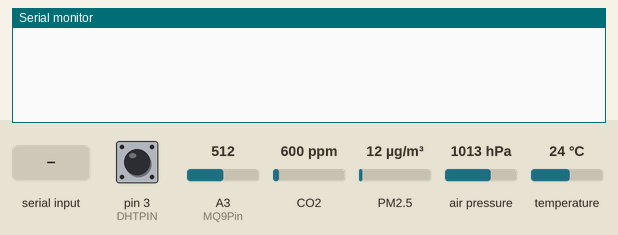
Simulated run of this sketch. Board: Arduino Nano, built with avr-gcc and run on an emulated ATmega328P. On the bench: the last lines printed to the serial monitor. Wiring (inferred from the names in the program): dust sensor: data pin 8. The test bench sets the inputs (shaded band); at power-on: pin 3 (DHTPIN) HIGH, A3 (MQ9Pin) = 512, CO2 600 ppm, PM2.5 12 µg/m³, air pressure 1013 hPa, temperature 24 °C.

Above: at 1.3 s.
1.4 s: "1" received over Serial
At 2.28 s:
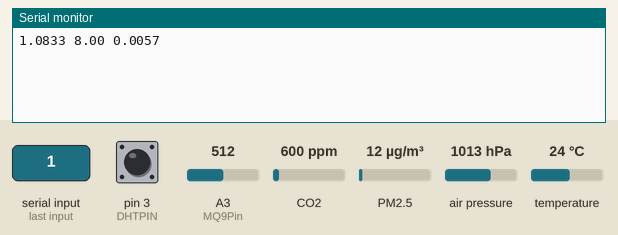
At 3.3 s:
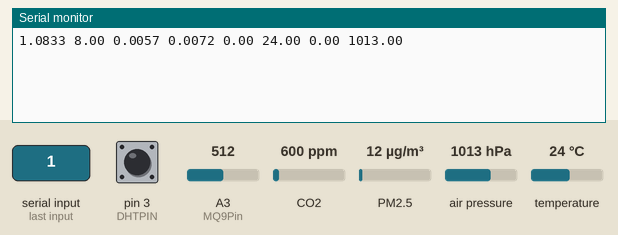

Measured:
- after the input at 1.4 s, the serial monitor: prints a new line after 0.67 s (image 1)

The sketch:

Diploma_in_database.ino
```cpp
#include <MQ135.h>
#include <MQ9.h>
#include "DHT.h"
#include <SFE_BMP180.h>
#include <Wire.h>
#define MQ135Pin A6// аналоговый выход MQ135 подключен к пину A6 Arduino
#define MQ9Pin A3
#define DHTPIN 3
SFE_BMP180 pressure;             // Объявляем переменную для доступа к SFE_BMP180

MQ135 mq135 = MQ135( MQ135Pin);  // инициализация объекта датчика
MQ9 mq9( MQ9Pin);
DHT dht(DHTPIN, DHT11);
/*Для пыли*/
int pin = 8;
unsigned long duration;
unsigned long starttime;
unsigned long sampletime_ms = 30000;
unsigned long lowpulseoccupancy = 0;
float ratio = 0;
float concentration = 0;
/*---------*/
void setup() {
  Serial.begin(9600); // последовательный порт для отображения данных
  mq9.calibrate();
  mq9.getRo();
  dht.begin();
 pressure.begin(); // Инициализация датчика
 pinMode(8,INPUT);
 starttime = millis(); //задержка для измерерния пыли

}

void loop() {
/*---------------------------------------------------------------------- ПЫЛЬ*/
   duration = pulseIn(pin, LOW);
   lowpulseoccupancy = lowpulseoccupancy+duration;
 if ((millis()-starttime) > sampletime_ms)
  {

 ratio = lowpulseoccupancy/(sampletime_ms*10.0);  // Integer percentage 0=>100
 concentration = 1.1*pow(ratio,3)-3.8*pow(ratio,2)+520*ratio+0.62;
 lowpulseoccupancy = 0;
    starttime = millis();
  }// using spec sheet curve


 /*------------------------------------------------------------------------*/
if (Serial.available() != 0) {
byte b = Serial.read();
if (b == 49)
{

    double T,P;
    pressure.startTemperature();
    delay(100);

       pressure.getTemperature(T);

           pressure.startPressure(3);

              delay(100);

               pressure.getPressure(P,T);


/*----------------------------------------------------------------------*/

  float H = dht.readHumidity(); // чтение данных влажностb воздуха


/*----------------------------------------------------------------------*/

double mol_co2 = 44.01; //молярная масса углекислого газа
double co2 = mq135.getPPM(); // чтение данных концентрации CO2
double k = conversion(mol_co2,co2,T,P);
Serial.print(k,4); Serial.print(" ");

/*----------------------------------------------------------------------*/

float mol_lpg = 0; //молярная масса газа пропан-бутан
float lpg = mq9.readLPG(); // чтение данных концентрации LPG
Serial.print(lpg); Serial.print(" ");

/*----------------------------------------------------------------------*/

 float mol_co = 28.01;// молярная масса угарного газа
 float co = mq9.readCarbonMonoxide(); // чтение данных концентрации CO
k = conversion(mol_co,co,T,P);
Serial.print(k,4); Serial.print(" ");

 /*----------------------------------------------------------------------*/

 float mol_ch4 = 16.04;// молярная масса Метана
 float ch4 = mq9.readMethane(); // чтение данных концентрации Метан (CH4)
 k = conversion(mol_ch4,ch4,T,P);
Serial.print(k,4); Serial.print(" ");

/*----------------------------------------------------------------------*/
Serial.print(concentration);Serial.print(" ");
/*----------------------------------------------------------------------*/

Serial.print(T);Serial.print(" ");Serial.print(H);Serial.print(" ");Serial.print(P);

delay(2000); // просто задержка, чтобы не мельтешило перед глазами
}

}

}
double conversion (double a,double b, double c,double d){

 return ( (a*b)/((22.4*(273+c)*101325000)/(273*d*100)));

  }
```
